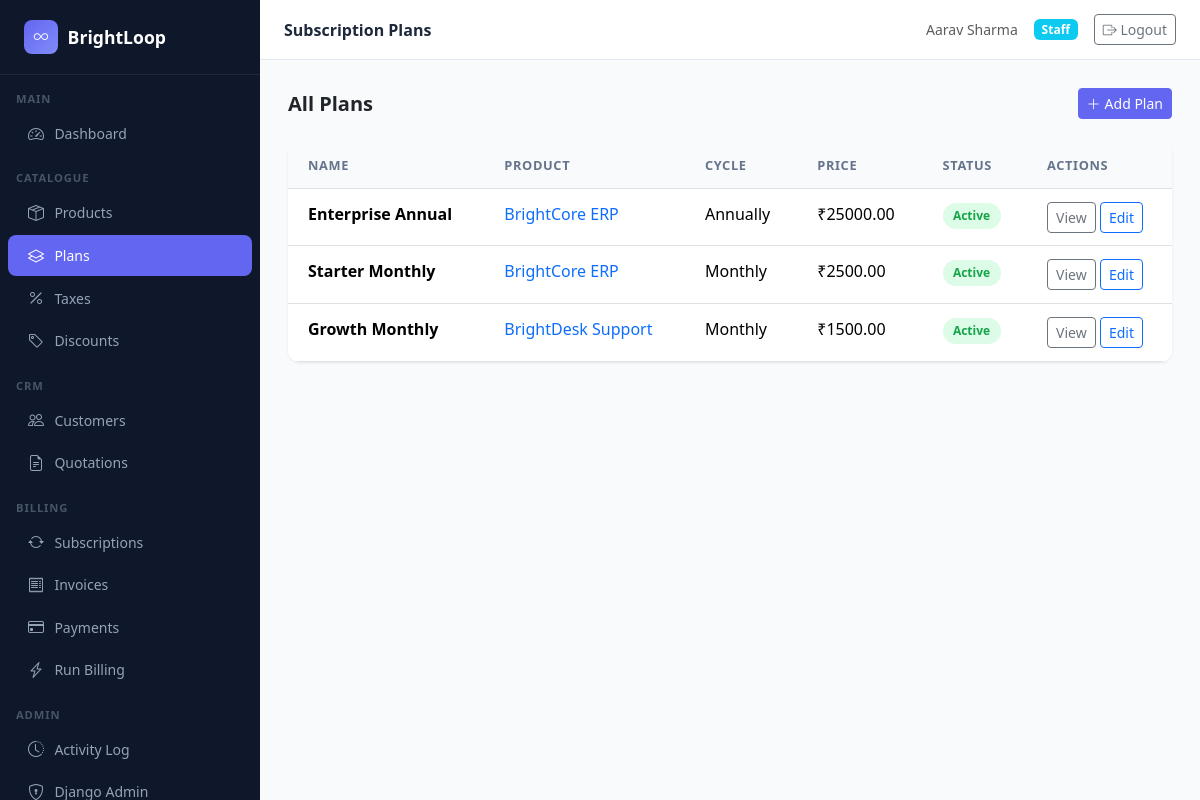
Page /products/plans/ (signed in) on the committed database.
### products/models.py (models this page shows, shortened)
class SubscriptionPlan(models.Model):
    BILLING_CYCLE_CHOICES = [
        ('MONTHLY', 'Monthly'),
        ('QUARTERLY', 'Quarterly'),
        ('ANNUALLY', 'Annually'),
    ]
    product = models.ForeignKey(Product, on_delete=models.PROTECT, related_name='plans')
    name = models.CharField(max_length=200)
    description = models.TextField(blank=True)
    billing_cycle = models.CharField(max_length=20, choices=BILLING_CYCLE_CHOICES, default='MONTHLY')
    base_price = models.DecimalField(max_digits=10, decimal_places=2)
    is_active = models.BooleanField(default=True)
    created_at = models.DateTimeField(auto_now_add=True)
    updated_at = models.DateTimeField(auto_now=True)
    class Meta:
        ordering = ['product', 'name']

class Product(models.Model):
    name = models.CharField(max_length=200)
    product_type = models.CharField(
        max_length=100,
        blank=True
    )
    sales_price = models.DecimalField(
        max_digits=10,
        decimal_places=2,
        default=Decimal('0.00'),
        validators=[MinValueValidator(Decimal('0.00'))]
    )
    cost_price = models.DecimalField(
        max_digits=10,
        decimal_places=2,
        default=Decimal('0.00'),
        validators=[MinValueValidator(Decimal('0.00'))]
    )
    description = models.TextField(
        blank=True,
        verbose_name="Notes"
    )
    is_active = models.BooleanField(default=True)
    created_at = models.DateTimeField(auto_now_add=True)
    updated_at = models.DateTimeField(auto_now=True)
    class Meta:
        ordering = ['name']

### products/views.py (the view)
# urls.py: path('plans/', views.plan_list, name='plan_list'),
@login_required
def plan_list(request):
    plans = SubscriptionPlan.objects.select_related('product').all()
    return render(request, 'products/plan_list.html', {'plans': plans})

### templates/products/plan_list.html (shortened to what this page needs)
{% extends "base.html" %}
{% block page_title %}Subscription Plans{% endblock %}
{% block content %}
<div class="d-flex justify-content-between align-items-center mb-4">
  <h5 class="fw-semibold mb-0">All Plans</h5>
  {% if user.is_staff or user.is_superuser %}
  <a href="{% url 'products:plan_create' %}" class="btn btn-primary btn-sm"><i class="bi bi-plus-lg me-1"></i>Add Plan</a>
  {% endif %}
</div>
<div class="table-card">
  <table class="table table-hover mb-0">
    <thead><tr><th>Name</th><th>Product</th><th>Cycle</th><th>Price</th><th>Status</th><th>Actions</th></tr></thead>
    <tbody>
      {% for plan in plans %}
      <tr>
        <td class="fw-semibold">{{ plan.name }}</td>
        <td><a href="{% url 'products:product_detail' plan.product.pk %}" class="text-decoration-none">{{ plan.product.name }}</a></td>
        <td>{{ plan.get_billing_cycle_display }}</td>
        <td>₹{{ plan.base_price|floatformat:2 }}</td>
        <td>{% if plan.is_active %}<span class="status-badge badge-active">Active</span>{% else %}<span class="status-badge badge-cancelled">Inactive</span>{% endif %}</td>
        <td>
          <a href="{% url 'products:plan_detail' plan.pk %}" class="btn btn-sm btn-outline-secondary">View</a>
          {% if user.is_staff or user.is_superuser %}
          <a href="{% url 'products:plan_edit' plan.pk %}" class="btn btn-sm btn-outline-primary">Edit</a>
          {% endif %}
        </td>
      </tr>
      {% empty %}
      <tr><td colspan="6" class="text-center text-muted py-4">No plans yet.</td></tr>
      {% endfor %}
    </tbody>
  </table>
</div>
{% endblock %}

### templates/base.html (shortened to what this page needs)
<!DOCTYPE html>
<html lang="en" data-bs-theme="light">
<head>
  <link href="https://cdn.jsdelivr.net/npm/bootstrap@5.3.3/dist/css/bootstrap.min.css" rel="stylesheet">
  <link href="https://cdn.jsdelivr.net/npm/bootstrap-icons@1.11.3/font/bootstrap-icons.min.css" rel="stylesheet">
</head>
<body>
{% if user.is_authenticated %}
<nav class="sidebar">
  <a class="sidebar-brand" href="{% url 'dashboard:index' %}">
    <div class="logo-circle"><i class="bi bi-infinity"></i></div>
    BrightLoop
  </a>
  <div class="pt-2">
    <div class="sidebar-section">Main</div>
    <a href="{% url 'dashboard:index' %}" class="nav-link {% if request.resolver_match.app_name == 'dashboard' %}active{% endif %}">
      <i class="bi bi-speedometer2"></i> Dashboard
    </a>
    {% if user.is_staff or user.is_superuser %}
    <div class="sidebar-section mt-2">Catalogue</div>
    <a href="{% url 'products:product_list' %}" class="nav-link {% if request.resolver_match.app_name == 'products' and 'plan' not in request.path and 'tax' not in request.path and 'discount' not in request.path %}active{% endif %}">
      <i class="bi bi-box-seam"></i> Products
    </a>
    <a href="{% url 'products:plan_list' %}" class="nav-link {% if 'plans' in request.path %}active{% endif %}">
      <i class="bi bi-layers"></i> Plans
    </a>
    <a href="{% url 'products:tax_list' %}" class="nav-link {% if 'taxes' in request.path %}active{% endif %}">
      <i class="bi bi-percent"></i> Taxes
    </a>
    <a href="{% url 'products:discount_list' %}" class="nav-link {% if 'discounts' in request.path %}active{% endif %}">
      <i class="bi bi-tag"></i> Discounts
    </a>
    <div class="sidebar-section mt-2">CRM</div>
    <a href="{% url 'accounts:customer_list' %}" class="nav-link {% if request.resolver_match.app_name == 'accounts' %}active{% endif %}">
      <i class="bi bi-people"></i> Customers
    </a>
    <a href="{% url 'quotations:quotation_list' %}" class="nav-link {% if request.resolver_match.app_name == 'quotations' %}active{% endif %}">
      <i class="bi bi-file-earmark-text"></i> Quotations
    </a>
    <div class="sidebar-section mt-2">Billing</div>
    <a href="{% url 'subscriptions:subscription_list' %}" class="nav-link {% if request.resolver_match.app_name == 'subscriptions' %}active{% endif %}">
      <i class="bi bi-arrow-repeat"></i> Subscriptions
    </a>
    <a href="{% url 'billing:invoice_list' %}" class="nav-link {% if 'invoices' in request.path %}active{% endif %}">
      <i class="bi bi-receipt"></i> Invoices
    </a>
    <a href="{% url 'billing:payment_list' %}" class="nav-link {% if 'payments' in request.path %}active{% endif %}">
      <i class="bi bi-credit-card"></i> Payments
    </a>
    <a href="{% url 'billing:run_billing' %}" class="nav-link {% if 'run-billing' in request.path %}active{% endif %}">
      <i class="bi bi-lightning-charge"></i> Run Billing
    </a>
    <div class="sidebar-section mt-2">Admin</div>
    <a href="{% url 'accounts:activity_log' %}" class="nav-link {% if 'activity' in request.path %}active{% endif %}">
      <i class="bi bi-clock-history"></i> Activity Log
    </a>
    <a href="/admin/" class="nav-link">
      <i class="bi bi-shield-lock"></i> Django Admin
    </a>
    {% endif %}
  </div>
</nav>
<div class="main-wrapper">
  <div class="topbar">
    <span class="page-title">{% block page_title %}BrightLoop{% endblock %}</span>
    <div class="d-flex align-items-center gap-3">
      <span class="text-muted small">{{ user.get_full_name|default:user.username }}</span>
      {% if user.is_superuser %}
        <span class="badge bg-danger">Admin</span>
      {% elif user.is_staff %}
        <span class="badge bg-info">Staff</span>
      {% else %}
        <span class="badge bg-secondary">Customer</span>
      {% endif %}
      <form method="post" action="{% url 'accounts:logout' %}" class="d-inline mb-0">
        <button type="submit" class="btn btn-sm btn-outline-secondary">
          <i class="bi bi-box-arrow-right"></i> Logout
        </button>
      </form>
    </div>
  </div>
  <div class="content-area">
    {% block content %}{% endblock %}
  </div>
</div>
{% else %}
  {% block auth_content %}{% endblock %}
{% endif %}
</body>
</html>

### templates/base.html (style rules this page uses)
:root { --sidebar-bg: #0f172a; --sidebar-text: #94a3b8; --sidebar-active: #6366f1; --sidebar-hover: #1e293b; --sidebar-width: 260px; --topbar-height: 60px; }
body { background: #f8fafc; font-family: 'Segoe UI', system-ui, sans-serif; }
.sidebar { position: fixed; top: 0; left: 0; bottom: 0; width: var(--sidebar-width); background: var(--sidebar-bg); z-index: 1000; overflow-y: auto; transition: transform .3s; }
.sidebar-brand { padding: 1.25rem 1.5rem; border-bottom: 1px solid #1e293b; color: #fff; font-size: 1.1rem; font-weight: 700; display: flex; align-items: center; gap: .6rem; text-decoration: none; }
.sidebar-brand .logo-circle { width: 34px; height: 34px; border-radius: 8px; background: linear-gradient(135deg, #6366f1, #818cf8); display: flex; align-items: center; justify-content: center; font-size: .9rem; color: #fff; }
.sidebar-section { padding: .5rem 1rem .25rem; font-size: .7rem; font-weight: 600; color: #475569; text-transform: uppercase; letter-spacing: .08em; }
.sidebar .nav-link { color: var(--sidebar-text); padding: .55rem 1.25rem; border-radius: 8px; margin: 1px 8px; display: flex; align-items: center; gap: .65rem; font-size: .875rem; transition: all .15s; }
.sidebar .nav-link.active { background: var(--sidebar-active); color: #fff; }
.sidebar .nav-link .bi { font-size: 1rem; }
.main-wrapper { margin-left: var(--sidebar-width); min-height: 100vh; display: flex; flex-direction: column; }
.topbar { height: var(--topbar-height); background: #fff; border-bottom: 1px solid #e2e8f0; display: flex; align-items: center; justify-content: space-between; padding: 0 1.5rem; position: sticky; top: 0; z-index: 100; }
.topbar .page-title { font-size: 1rem; font-weight: 600; color: #1e293b; }
.content-area { padding: 1.75rem; flex: 1; }
.table-card { background: #fff; border-radius: 12px; box-shadow: 0 1px 3px rgba(0,0,0,.08); overflow: hidden; }
.table-card .table { margin: 0; }
.table-card .table th { background: #f8fafc; border-top: none; font-size: .8rem; font-weight: 600; color: #64748b; text-transform: uppercase; letter-spacing: .05em; }
.table > :not(caption) > * > * { padding: .8rem 1.25rem; }
.badge-active { background: #dcfce7; color: #16a34a; }
.status-badge { display: inline-flex; align-items: center; gap: .3rem; padding: .25rem .65rem; border-radius: 999px; font-size: .75rem; font-weight: 600; }
.btn-primary { background: #6366f1; border-color: #6366f1; }

### rows in the picture
SubscriptionPlan: name "Enterprise Annual", product.name "BrightCore ERP", billing_cycle "Annually", base_price "25000.00", is_active "Active"
SubscriptionPlan: name "Starter Monthly", product.name "BrightCore ERP", billing_cycle "Monthly", base_price "2500.00", is_active "Active"
SubscriptionPlan: name "Growth Monthly", product.name "BrightDesk Support", billing_cycle "Monthly", base_price "1500.00", is_active "Active"

### other values in the picture
{{ user.get_full_name|default:user.username }} "Aarav Sharma"
